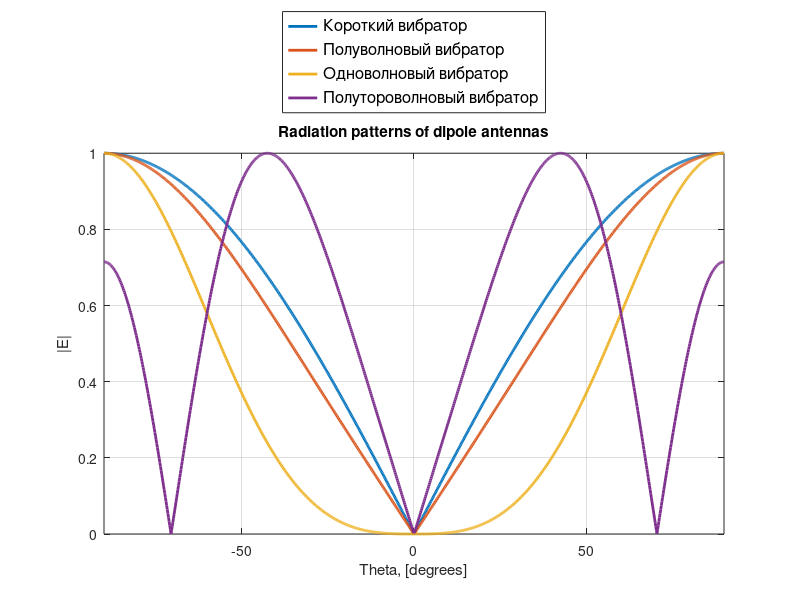

Write the MATLAB code that produced this figure.
theta_degrees = linspace(-90, 90, 1000);
theta_radians = theta_degrees*pi/180;
A = 1;
set(0,'DefaultLineLineWidth',2)
RP = sin(theta_radians);
short_vibrator_E = A*RP;
plot(theta_degrees, abs(short_vibrator_E));
title('Radiation patterns of dipole antennas');
xlabel('Theta, [degrees]')
ylabel('|E|');
xlim([-90 90]);
grid on;
hold on;

RP = (cos(pi./2*cos(theta_radians))./sin(theta_radians));
half_wavelength_vibrator_E = A*RP;
plot(theta_degrees, abs(half_wavelength_vibrator_E));
hold on;

RP = 2.*(cos(pi./2*cos(theta_radians))).^2 ./ sin(theta_radians);
one_wavelength_vibrator_E = A*RP;
plot(theta_degrees, abs(one_wavelength_vibrator_E)/max(one_wavelength_vibrator_E));
hold on;

RP = cos(3*pi/2.*cos(theta_radians)) ./ sin(theta_radians);
one_and_half_wavelegth_vibrator_E = A*RP;
plot(theta_degrees, abs(one_and_half_wavelegth_vibrator_E)/max(one_and_half_wavelegth_vibrator_E));

legend('Короткий вибратор', 'Полуволновый вибратор', 'Одноволновый вибратор', 'Полутороволновый вибратор', 'Location', 'northoutside', 'FontSize', 12);
